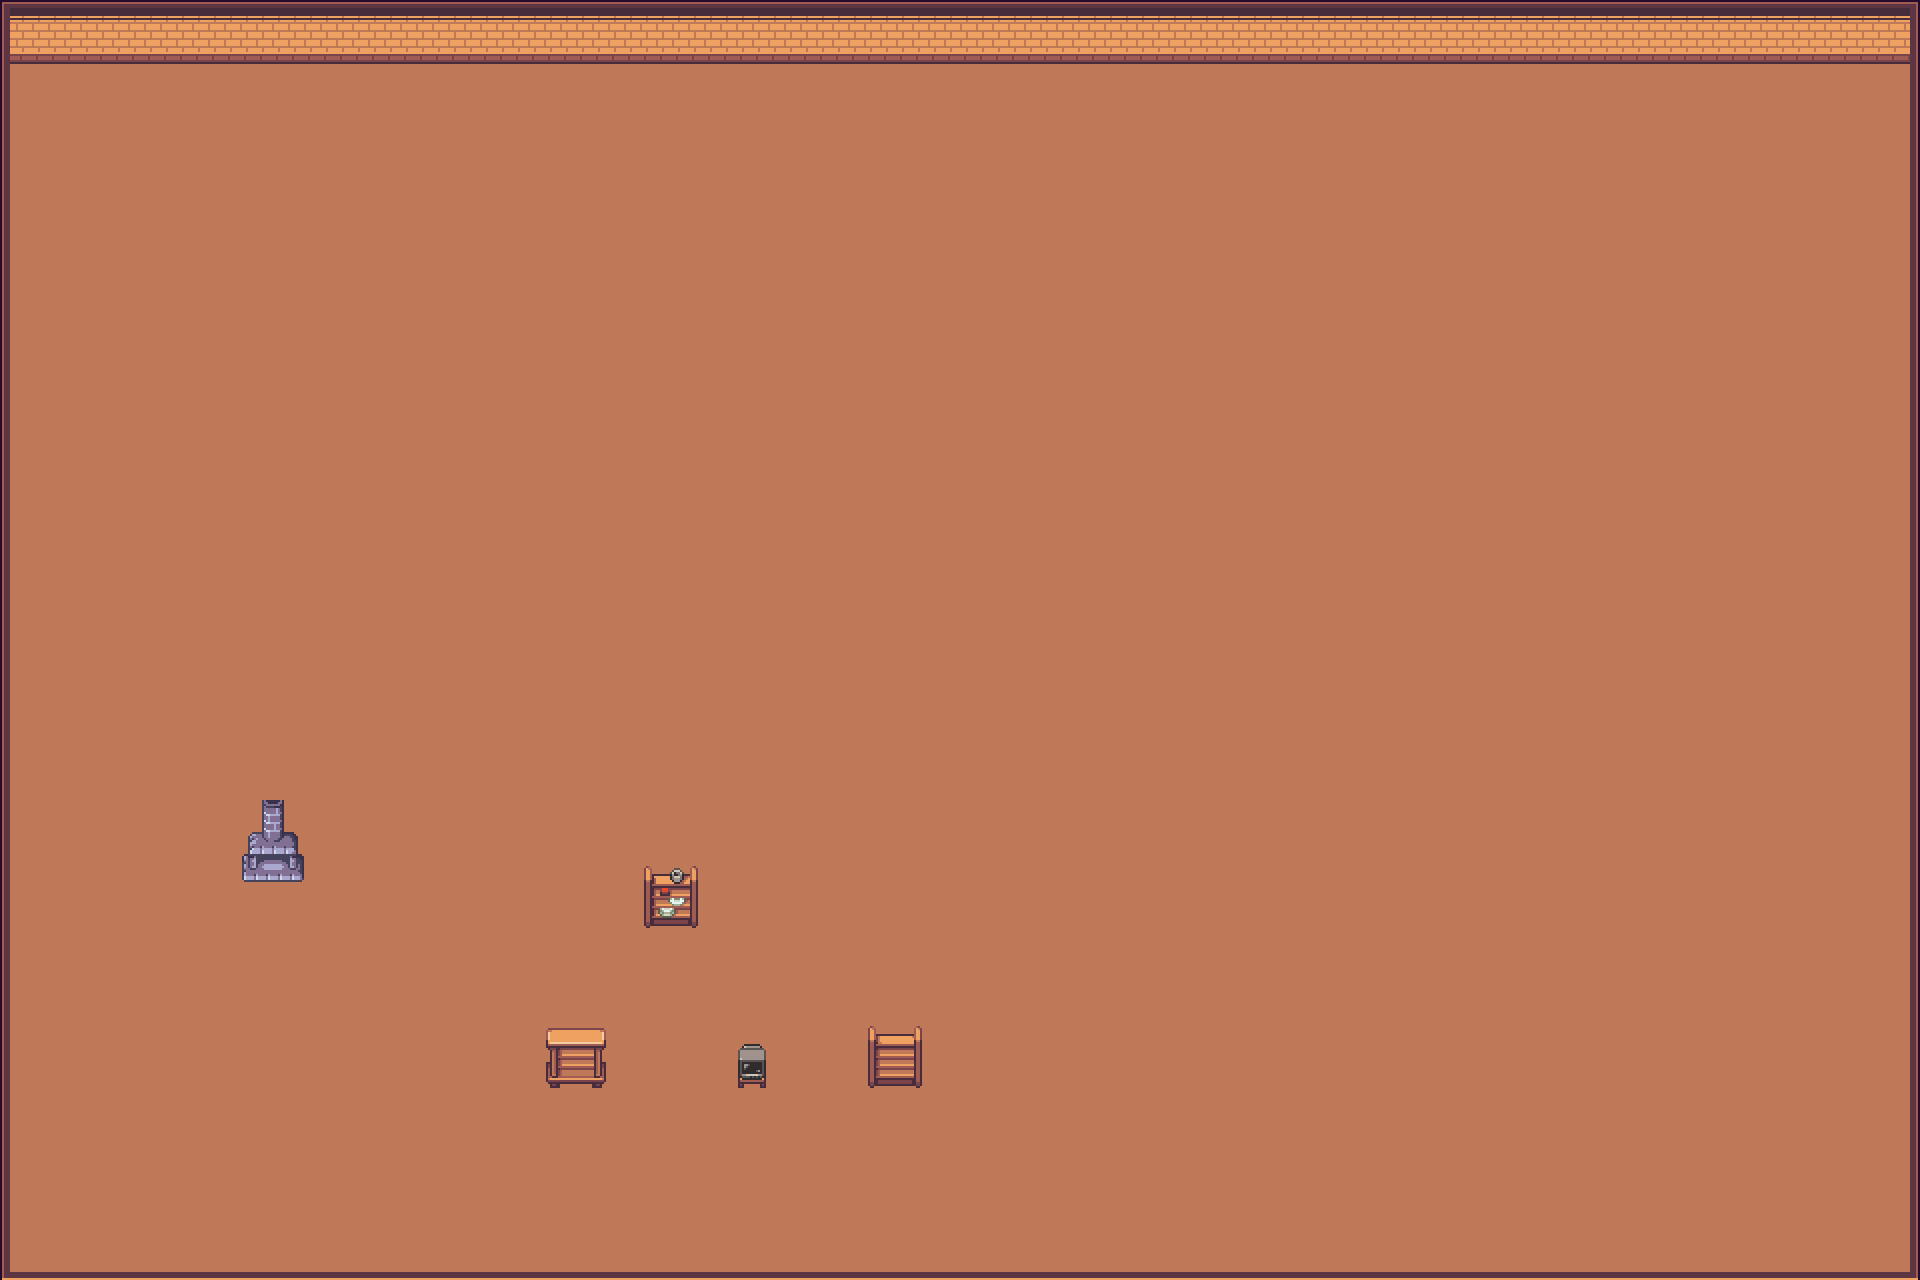

A level layout from a 2D game, rendered from its tile map. Below: a short description, then the map file with tile-grid data replaced by summaries:
An orthogonal 60x40 tile map with 32x32 px tiles, 2 tile layers (Layer 01, Layer 02) and 10 objects.

<map version="1.5" tiledversion="1.7.2" orientation="orthogonal" renderorder="right-down" width="60" height="40" tilewidth="32" tileheight="32" infinite="0" nextlayerid="15" nextobjectid="25">
 <tileset firstgid="1" source="test.tsx" />
 <layer id="1" name="Layer 01" width="60" height="40">
  <data>[2400 cells, 2400 non-empty, 3 distinct tile ids]</data>
 </layer>
 <objectgroup id="11" name="Player Layer" />
 <layer id="2" name="Layer 02" width="60" height="40">
  <data>[2400 cells, 219 non-empty, 31 distinct tile ids]</data>
 </layer>
 <group id="10" name="Static Objects">
  <objectgroup id="14" name="Fireplace">
   <object id="24" x="242" y="854" width="62" height="28" />
  </objectgroup>
  <objectgroup id="3" name="Walls">
   <object id="4" x="0" y="54" width="1920" height="10" />
   <object id="5" x="2842.42" y="-378.788" />
   <object id="6" x="0" y="64" width="10" height="1216" />
   <object id="7" x="1910" y="64" width="10" height="1216" />
   <object id="8" x="0" y="1272" width="1920" height="8" />
  </objectgroup>
  <objectgroup id="9" name="Furniture">
   <object id="13" x="544" y="1056" width="64" height="32" />
   <object id="14" x="640" y="896" width="64" height="32" />
   <object id="18" x="736" y="1056" width="32" height="32" />
   <object id="15" x="864" y="1056" width="64" height="32" />
  </objectgroup>
 </group>
</map>
